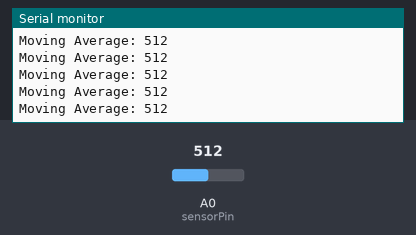
A sketch run on a simulated Arduino Uno, built with avr-gcc and run on an emulated ATmega328P. Parts: the last lines printed to the serial monitor. The test bench sets the inputs (shaded band); at power-on: A0 (sensorPin) = 512.

Above: at 1.2 s.
1.3 s: A0 (sensorPin) set to 610
At 1.31 s:
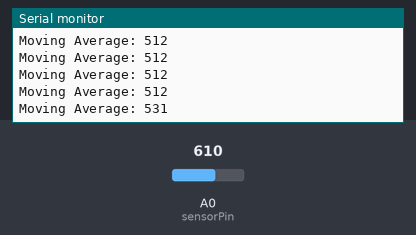
2.8 s: A0 (sensorPin) set to 590
At 2.82 s:
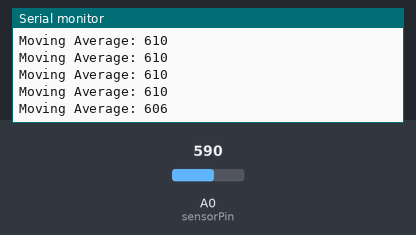
Timing chart, 0 to 5.8 s (numbered marks = the images above; inputs shaded):
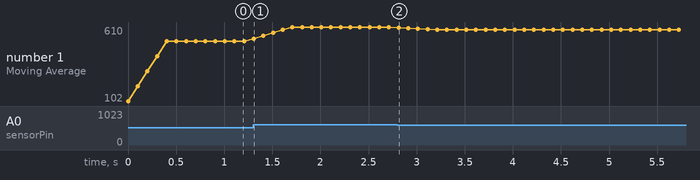

Measured:
- after the input at 1.3 s, the serial monitor: prints a new line at once (image 1)
- after the input at 2.8 s, the serial monitor: prints a new line at once (image 2)
- plotted number 1: 512 → 610 after the input at 1.3 s

The sketch:

task_1_atm1.ino
```cpp
const int sensorPin = A0; // Analog pin connected to the sensor
const int windowSize = 5; // Number of samples for the moving average filter
const int maxTime = 600;// Max no of timestamps for compiling final data

int altitude[windowSize]; // Array to store the altitude
int readIndex= 0; // Current index in the altitude array which corresponds to readIndex
int total = 0; // Sum of the current window of samples
int average = 0; // Moving average result

int timeStamp=0;// Index of final data
int finaldata[maxTime];//Compiled Moving average result in an array


void setup() {
  Serial.begin(9600);
  // Initialize all altitude to 0
  for (int i = 0; i < windowSize; i++) {
    altitude[i] = 0;
  }
}

void loop() {
  // Subtract the oldest reading from the total
  total = total - altitude[readIndex];

  // Read new data from the sensor
  altitude[readIndex] = analogRead(sensorPin);

  // Add the new reading to the total
  total = total + altitude[readIndex];

  // Calculate the average
  average = total / windowSize;

  finaldata[timeStamp]=average;

  // Print the moving average to the serial monitor
  Serial.print("Moving Average: ");
  Serial.println(average);

  // Move to the next index in the array
  readIndex+= 1;
  timeStamp+= 1;


  if (readIndex>= windowSize) {
    readIndex= 0;
  }

  // Delay for a short period before the next reading
  delay(100);
}
```
